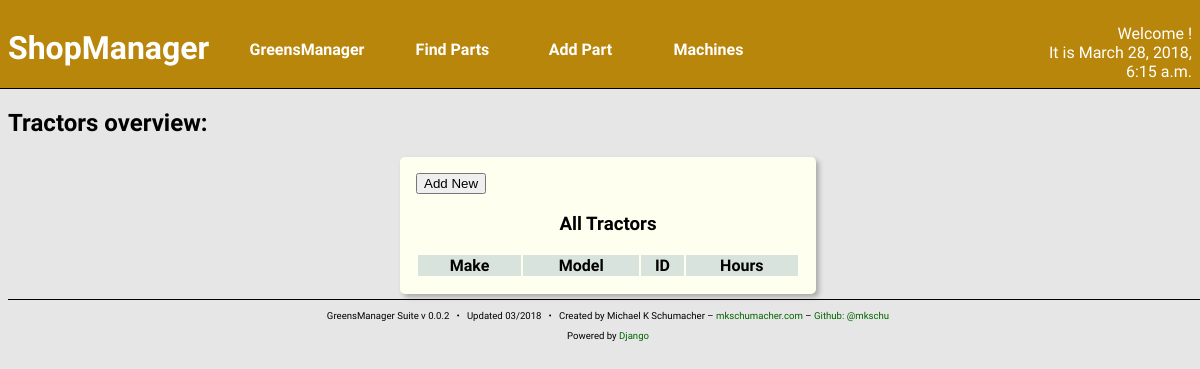
The page /shop/tractor/ on the database as committed earlier.
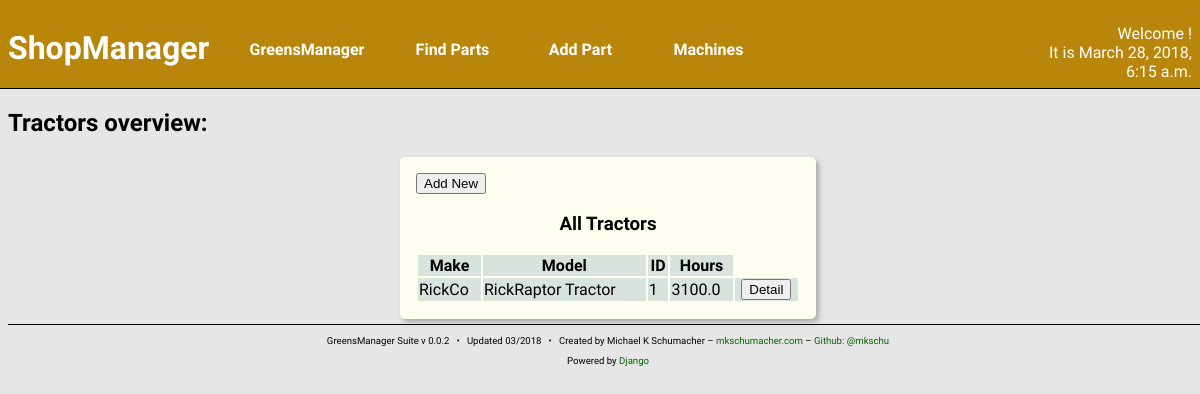
The same page on the database as committed later.
### machines/models.py (models this page shows, shortened)
class Machine(models.Model):
    make = models.CharField(max_length=128)
    model = models.TextField(max_length=256)
    year = models.IntegerField()
    ident_number = models.CharField(max_length=16,
                                    blank = True,
                                    null = True)
    date_purchased = models.DateField()
    hours = models.FloatField()
    in_commission = models.BooleanField(default = True)
    fuel_type = models.ManyToManyField('parts.Fuel',
                                       blank = True,
                                       related_name = '+')
    oil_type = models.ManyToManyField('parts.Oil',
                                      blank = True,
                                      related_name = '+')
    oil_capacity = models.FloatField(blank = True, null = True)
    hyd_oil_type = models.ManyToManyField('parts.Oil',
                                          blank = True,
                                          related_name = '+')
    hyd_oil_capacity = models.FloatField(blank = True, null = True)
    oil_filter = models.ManyToManyField('parts.Filter',
                                        blank = True,
                                        related_name = '+')
    hyd_oil_filter = models.ManyToManyField('parts.Filter',
                                            blank = True,
                                            related_name = '+')
    fuel_filter = models.ManyToManyField('parts.Filter',
                                         blank = True,
                                         related_name = '+')
    created_at = models.DateTimeField(auto_now_add=True)
    updated_at = models.DateTimeField(auto_now=True)

class Tractor(Machine):
    """
    Tractor class

    A subclass of Machine
    Used to track compact to medium-size utility/agricultural
    tractors.
    """

class Machine(models.Model):
    make = models.CharField(max_length=128)
    model = models.TextField(max_length=256)
    year = models.IntegerField()
    ident_number = models.CharField(max_length=16,
                                    blank = True,
                                    null = True)
    date_purchased = models.DateField()
    hours = models.FloatField()
    in_commission = models.BooleanField(default = True)
    fuel_type = models.ManyToManyField('parts.Fuel',
                                       blank = True,
                                       related_name = '+')
    oil_type = models.ManyToManyField('parts.Oil',
                                      blank = True,
                                      related_name = '+')
    oil_capacity = models.FloatField(blank = True, null = True)
    hyd_oil_type = models.ManyToManyField('parts.Oil',
                                          blank = True,
                                          related_name = '+')
    hyd_oil_capacity = models.FloatField(blank = True, null = True)
    oil_filter = models.ManyToManyField('parts.Filter',
                                        blank = True,
                                        related_name = '+')
    hyd_oil_filter = models.ManyToManyField('parts.Filter',
                                            blank = True,
                                            related_name = '+')
    fuel_filter = models.ManyToManyField('parts.Filter',
                                         blank = True,
                                         related_name = '+')
    created_at = models.DateTimeField(auto_now_add=True)
    updated_at = models.DateTimeField(auto_now=True)

### machines/views.py (the view)
def tractorIndex(request):
    tractors = Tractor.objects.all()
    context = {
        'curr_time': curr_time(),
        'tractors': tractors,
    }
    return render(request, 'machines/tractor_index.html', context)

### machines/views.py (called while the page is built)
def curr_time():
    return now()

### machines/templates/machines/tractor_index.html
{% include "machines/shophead.html" %}
<h2>Tractors overview:</h2>
<section class="content-block content-block-full">
    <a href="{% url 'shop:tractor_new' %}">
        <button>Add New</button>
    </a>
    <h3>All Tractors</h3>
    <table>
        <thead>
            <th>Make</th>
            <th>Model</th>
            <th>ID</th>
            <th>Hours</th>
        </thead>
        {% for t in tractors %}
        <tr>
            <td>{{ t.make }}</td>
            <td>{{ t.model }}</td>
            <td>{{ t.ident_number }}</td>
            <td>{{ t.hours }}</td>
            <td class="center-align">
                <a href="{% url 'shop:tractor_detail' pk=t.pk %}">
                    <button>Detail</button>
                </a>
            </td>
        </tr>
        {% endfor %}
    </table>
</section>
{% include "foot.html" %}

Rows that differ between the two databases and show on the page:
added Tractor: make "RickCo", model "RickRaptor Tractor", ident_number "1", hours "3100.0"
